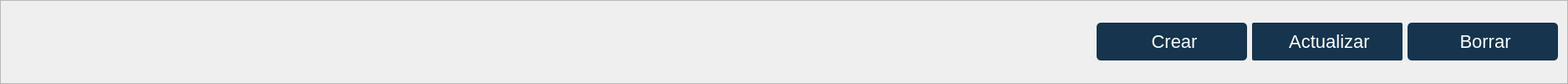
              <widget class="QFrame" name="frame_7">
               <property name="sizePolicy">
                <sizepolicy hsizetype="Preferred" vsizetype="Fixed">
                 <horstretch>0</horstretch>
                 <verstretch>0</verstretch>
                </sizepolicy>
               </property>
               <property name="minimumSize">
                <size>
                 <width>0</width>
                 <height>65</height>
                </size>
               </property>
               <property name="frameShape">
                <enum>QFrame::StyledPanel</enum>
               </property>
               <property name="frameShadow">
                <enum>QFrame::Raised</enum>
               </property>
               <layout class="QHBoxLayout" name="horizontalLayout_5">
                <item>
                 <spacer name="horizontalSpacer_4">
                  <property name="orientation">
                   <enum>Qt::Horizontal</enum>
                  </property>
                  <property name="sizeType">
                   <enum>QSizePolicy::Fixed</enum>
                  </property>
                  <property name="sizeHint" stdset="0">
                   <size>
                    <width>1300</width>
                    <height>20</height>
                   </size>
                  </property>
                 </spacer>
                </item>
                <item alignment="Qt::AlignRight">
                 <widget class="QPushButton" name="BtnCrear">
                  <property name="sizePolicy">
                   <sizepolicy hsizetype="Fixed" vsizetype="Fixed">
                    <horstretch>0</horstretch>
                    <verstretch>0</verstretch>
                   </sizepolicy>
                  </property>
                  <property name="minimumSize">
                   <size>
                    <width>180</width>
                    <height>45</height>
                   </size>
                  </property>
                  <property name="cursor">
                   <cursorShape>PointingHandCursor</cursorShape>
                  </property>
                  <property name="styleSheet">
                   <string notr="true">QPushButton {
    background-color: #16344D; /* Color de fondo */
    border-radius: 5px; /* Bordes redondeados */
    color: white; /* Color del texto */
    padding: 5px 10px; /* Espaciado interno */
    border: none; /* Elimina el borde predeterminado */
    font-size: 22px; /* Tamaño de fuente */
    text-align: center; /* Alinea el texto a la izquierda */
}

QPushButton:hover {
    background-color: #4C6D8C; /* Color de fondo al pasar el mouse */
    box-shadow: 0 0 10px rgba(0, 0, 0, 0.5); /* Sombra al pasar el mouse */
    transform: scale(1.02); /* Ligero aumento al pasar el mouse */
    transition: all 0.3s ease-in-out; /* Transición suave */
}

QPushButton::icon {
    padding-right: 5px; /* Espaciado entre el icono y el texto */
}
</string>
                  </property>
                  <property name="text">
                   <string> Crear</string>
                  </property>
                  <property name="icon">
                   <iconset>
                    <normaloff>../../assets/iconos/anadir.png</normaloff>../../assets/iconos/anadir.png</iconset>
                  </property>
                  <property name="iconSize">
                   <size>
                    <width>24</width>
                    <height>24</height>
                   </size>
                  </property>
                 </widget>
                </item>
                <item alignment="Qt::AlignRight">
                 <widget class="QPushButton" name="BtnActualizar">
                  <property name="sizePolicy">
                   <sizepolicy hsizetype="Fixed" vsizetype="Fixed">
                    <horstretch>0</horstretch>
                    <verstretch>0</verstretch>
                   </sizepolicy>
                  </property>
                  <property name="minimumSize">
                   <size>
                    <width>180</width>
                    <height>45</height>
                   </size>
                  </property>
                  <property name="cursor">
                   <cursorShape>PointingHandCursor</cursorShape>
                  </property>
                  <property name="styleSheet">
                   <string notr="true">QPushButton {
    background-color: #16344D; /* Color de fondo */
    border-radius: 2px; /* Bordes redondeados */
    color: white; /* Color del texto */
    padding: 5px 10px; /* Espaciado interno */
    border: none; /* Elimina el borde predeterminado */
    font-size: 22px; /* Tamaño de fuente */
    text-align: Center; /* Alinea el texto a la izquierda */
}

QPushButton:hover {
    background-color: #525C5E; /* Color de fondo al pasar el mouse */
    box-shadow: 0 0 10px rgba(0, 0, 0, 0.5); /* Sombra al pasar el mouse */
    transform: scale(1.02); /* Ligero aumento al pasar el mouse */
    transition: all 0.3s ease-in-out; /* Transición suave */
}

QPushButton::icon {
    padding-right: 5px; /* Espaciado entre el icono y el texto */
}
</string>
                  </property>
                  <property name="text">
                   <string> Actualizar</string>
                  </property>
                  <property name="icon">
                   <iconset>
                    <normaloff>../../assets/iconos/actualizar-flecha.png</normaloff>../../assets/iconos/actualizar-flecha.png</iconset>
                  </property>
                  <property name="iconSize">
                   <size>
                    <width>24</width>
                    <height>24</height>
                   </size>
                  </property>
                 </widget>
                </item>
                <item alignment="Qt::AlignRight">
                 <widget class="QPushButton" name="BtnBorrar">
                  <property name="sizePolicy">
                   <sizepolicy hsizetype="Fixed" vsizetype="Fixed">
                    <horstretch>0</horstretch>
                    <verstretch>0</verstretch>
                   </sizepolicy>
                  </property>
                  <property name="minimumSize">
                   <size>
                    <width>180</width>
                    <height>45</height>
                   </size>
                  </property>
                  <property name="cursor">
                   <cursorShape>PointingHandCursor</cursorShape>
                  </property>
                  <property name="styleSheet">
                   <string notr="true">QPushButton {
    background-color: #16344D; /* Color de fondo */
    border-radius: 5px; /* Bordes redondeados */
    color: white; /* Color del texto */
    padding: 5px 10px; /* Espaciado interno */
    border: none; /* Elimina el borde predeterminado */
    font-size: 22px; /* Tamaño de fuente */
    text-align: center; /* Alinea el texto a la izquierda */
}

QPushButton:hover {
    background-color: #D32F2F  ; /* Color de fondo al pasar el mouse */
    box-shadow: 0 0 10px rgba(0, 0, 0, 0.5); /* Sombra al pasar el mouse */
    transform: scale(1.02); /* Ligero aumento al pasar el mouse */
    transition: all 0.3s ease-in-out; /* Transición suave */
}

QPushButton::icon {
    padding-right: 5px; /* Espaciado entre el icono y el texto */
}
</string>
                  </property>
                  <property name="text">
                   <string> Borrar</string>
                  </property>
                  <property name="icon">
                   <iconset>
                    <normaloff>../../assets/iconos/borrar.png</normaloff>../../assets/iconos/borrar.png</iconset>
                  </property>
                  <property name="iconSize">
                   <size>
                    <width>28</width>
                    <height>28</height>
                   </size>
                  </property>
                 </widget>
                </item>
               </layout>
              </widget>
